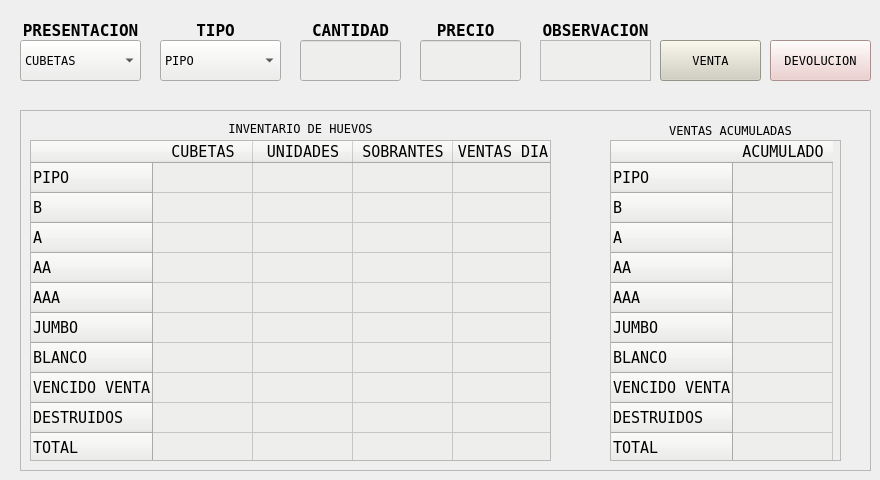
    <widget class="QWidget" name="ventas">
     <attribute name="title">
      <string>INVENTARIO/VENTAS</string>
     </attribute>
     <widget class="QPushButton" name="boton_venta">
      <property name="geometry">
       <rect>
        <x>660</x>
        <y>40</y>
        <width>101</width>
        <height>41</height>
       </rect>
      </property>
      <property name="font">
       <font>
        <family>Andale Mono</family>
       </font>
      </property>
      <property name="styleSheet">
       <string notr="true">background-color: rgb(209, 207, 192);</string>
      </property>
      <property name="text">
       <string>VENTA</string>
      </property>
     </widget>
     <widget class="QPushButton" name="boton_devolucion">
      <property name="geometry">
       <rect>
        <x>770</x>
        <y>40</y>
        <width>101</width>
        <height>41</height>
       </rect>
      </property>
      <property name="font">
       <font>
        <family>Andale Mono</family>
       </font>
      </property>
      <property name="styleSheet">
       <string notr="true">background-color: rgb(236, 201, 199);</string>
      </property>
      <property name="text">
       <string>DEVOLUCION</string>
      </property>
     </widget>
     <widget class="QLabel" name="label_9">
      <property name="geometry">
       <rect>
        <x>540</x>
        <y>10</y>
        <width>111</width>
        <height>41</height>
       </rect>
      </property>
      <property name="font">
       <font>
        <family>Andale Mono</family>
        <pointsize>12</pointsize>
        <weight>75</weight>
        <italic>false</italic>
        <bold>true</bold>
       </font>
      </property>
      <property name="text">
       <string>OBSERVACION</string>
      </property>
      <property name="alignment">
       <set>Qt::AlignCenter</set>
      </property>
     </widget>
     <widget class="QLabel" name="label_10">
      <property name="geometry">
       <rect>
        <x>20</x>
        <y>10</y>
        <width>121</width>
        <height>41</height>
       </rect>
      </property>
      <property name="font">
       <font>
        <family>Andale Mono</family>
        <pointsize>12</pointsize>
        <weight>75</weight>
        <bold>true</bold>
       </font>
      </property>
      <property name="text">
       <string>PRESENTACION</string>
      </property>
      <property name="alignment">
       <set>Qt::AlignCenter</set>
      </property>
     </widget>
     <widget class="QLabel" name="label_11">
      <property name="geometry">
       <rect>
        <x>160</x>
        <y>10</y>
        <width>111</width>
        <height>41</height>
       </rect>
      </property>
      <property name="font">
       <font>
        <family>Andale Mono</family>
        <pointsize>12</pointsize>
        <weight>75</weight>
        <bold>true</bold>
       </font>
      </property>
      <property name="text">
       <string>TIPO</string>
      </property>
      <property name="alignment">
       <set>Qt::AlignCenter</set>
      </property>
     </widget>
     <widget class="QComboBox" name="tipo_venta">
      <property name="geometry">
       <rect>
        <x>160</x>
        <y>40</y>
        <width>121</width>
        <height>41</height>
       </rect>
      </property>
      <property name="font">
       <font>
        <family>Andale Mono</family>
       </font>
      </property>
      <property name="styleSheet">
       <string notr="true">background-color: rgb(238, 238, 236);</string>
      </property>
      <item>
       <property name="text">
        <string>PIPO</string>
       </property>
      </item>
      <item>
       <property name="text">
        <string>B</string>
       </property>
      </item>
      <item>
       <property name="text">
        <string>A</string>
       </property>
      </item>
      <item>
       <property name="text">
        <string>AA</string>
       </property>
      </item>
      <item>
       <property name="text">
        <string>AAA</string>
       </property>
      </item>
      <item>
       <property name="text">
        <string>JUMBO</string>
       </property>
      </item>
      <item>
       <property name="text">
        <string>BLANCO</string>
       </property>
      </item>
      <item>
       <property name="text">
        <string>VENCIDO VENTA</string>
       </property>
      </item>
      <item>
       <property name="text">
        <string>DESTRUIDOS</string>
       </property>
      </item>
     </widget>
     <widget class="QLabel" name="label_12">
      <property name="geometry">
       <rect>
        <x>300</x>
        <y>10</y>
        <width>101</width>
        <height>41</height>
       </rect>
      </property>
      <property name="font">
       <font>
        <family>Andale Mono</family>
        <pointsize>12</pointsize>
        <weight>75</weight>
        <bold>true</bold>
       </font>
      </property>
      <property name="text">
       <string>CANTIDAD</string>
      </property>
      <property name="alignment">
       <set>Qt::AlignCenter</set>
      </property>
     </widget>
     <widget class="QComboBox" name="presentacion_venta">
      <property name="geometry">
       <rect>
        <x>20</x>
        <y>40</y>
        <width>121</width>
        <height>41</height>
       </rect>
      </property>
      <property name="font">
       <font>
        <family>Andale Mono</family>
       </font>
      </property>
      <property name="styleSheet">
       <string notr="true">background-color: rgb(238, 238, 236);</string>
      </property>
      <item>
       <property name="text">
        <string>CUBETAS</string>
       </property>
      </item>
      <item>
       <property name="text">
        <string>SOBRANTES</string>
       </property>
      </item>
     </widget>
     <widget class="QLabel" name="label_13">
      <property name="geometry">
       <rect>
        <x>420</x>
        <y>20</y>
        <width>101</width>
        <height>21</height>
       </rect>
      </property>
      <property name="font">
       <font>
        <family>Andale Mono</family>
        <pointsize>12</pointsize>
        <weight>75</weight>
        <bold>true</bold>
       </font>
      </property>
      <property name="text">
       <string>PRECIO </string>
      </property>
      <property name="alignment">
       <set>Qt::AlignCenter</set>
      </property>
     </widget>
     <widget class="QTextEdit" name="comentario_venta">
      <property name="geometry">
       <rect>
        <x>540</x>
        <y>40</y>
        <width>111</width>
        <height>41</height>
       </rect>
      </property>
      <property name="font">
       <font/>
      </property>
      <property name="styleSheet">
       <string notr="true">background-color: rgb(238, 238, 236);</string>
      </property>
      <property name="html">
       <string>&lt;!DOCTYPE HTML PUBLIC &quot;-//W3C//DTD HTML 4.0//EN&quot; &quot;http://www.w3.org/TR/REC-html40/strict.dtd&quot;&gt;
&lt;html&gt;&lt;head&gt;&lt;meta name=&quot;qrichtext&quot; content=&quot;1&quot; /&gt;&lt;style type=&quot;text/css&quot;&gt;
p, li { white-space: pre-wrap; }
&lt;/style&gt;&lt;/head&gt;&lt;body style=&quot; font-family:'Ubuntu'; font-size:11pt; font-weight:400; font-style:normal;&quot;&gt;
&lt;p style=&quot;-qt-paragraph-type:empty; margin-top:0px; margin-bottom:0px; margin-left:0px; margin-right:0px; -qt-block-indent:0; text-indent:0px;&quot;&gt;&lt;br /&gt;&lt;/p&gt;&lt;/body&gt;&lt;/html&gt;</string>
      </property>
     </widget>
     <widget class="QFrame" name="frame">
      <property name="geometry">
       <rect>
        <x>20</x>
        <y>110</y>
        <width>851</width>
        <height>361</height>
       </rect>
      </property>
      <property name="font">
       <font>
        <family>Andale Mono</family>
       </font>
      </property>
      <property name="frameShape">
       <enum>QFrame::StyledPanel</enum>
      </property>
      <property name="frameShadow">
       <enum>QFrame::Raised</enum>
      </property>
      <widget class="QTableWidget" name="tabla_inventario">
       <property name="geometry">
        <rect>
         <x>10</x>
         <y>30</y>
         <width>521</width>
         <height>321</height>
        </rect>
       </property>
       <property name="font">
        <font>
         <family>Andale Mono</family>
         <pointsize>11</pointsize>
         <weight>50</weight>
         <italic>false</italic>
         <bold>false</bold>
        </font>
       </property>
       <property name="styleSheet">
        <string notr="true">font: 11pt &quot;Andale Mono&quot;;
background-color: rgb(238, 238, 236);</string>
       </property>
       <property name="verticalScrollBarPolicy">
        <enum>Qt::ScrollBarAlwaysOff</enum>
       </property>
       <property name="horizontalScrollBarPolicy">
        <enum>Qt::ScrollBarAlwaysOff</enum>
       </property>
       <property name="autoScroll">
        <bool>false</bool>
       </property>
       <property name="showGrid">
        <bool>true</bool>
       </property>
       <attribute name="horizontalHeaderHighlightSections">
        <bool>true</bool>
       </attribute>
       <row>
        <property name="text">
         <string>PIPO</string>
        </property>
       </row>
       <row>
        <property name="text">
         <string>B</string>
        </property>
       </row>
       <row>
        <property name="text">
         <string>A</string>
        </property>
       </row>
       <row>
        <property name="text">
         <string>AA</string>
        </property>
       </row>
       <row>
        <property name="text">
         <string>AAA</string>
        </property>
       </row>
       <row>
        <property name="text">
         <string>JUMBO</string>
        </property>
       </row>
       <row>
        <property name="text">
         <string>BLANCO</string>
        </property>
       </row>
       <row>
        <property name="text">
         <string>VENCIDO VENTA</string>
        </property>
       </row>
       <row>
        <property name="text">
         <string>DESTRUIDOS</string>
        </property>
       </row>
       <row>
        <property name="text">
         <string>TOTAL</string>
        </property>
       </row>
       <column>
        <property name="text">
         <string>CUBETAS</string>
        </property>
       </column>
       <column>
        <property name="text">
         <string>UNIDADES</string>
        </property>
       </column>
       <column>
        <property name="text">
         <string>SOBRANTES</string>
        </property>
       </column>
       <column>
        <property name="text">
         <string>VENTAS DIA</string>
        </property>
       </column>
      </widget>
      <widget class="QLabel" name="titulo_inventario">
       <property name="geometry">
        <rect>
         <x>20</x>
         <y>10</y>
         <width>521</width>
         <height>16</height>
        </rect>
       </property>
       <property name="font">
        <font>
         <family>Andale Mono</family>
        </font>
       </property>
       <property name="text">
        <string>INVENTARIO DE HUEVOS</string>
       </property>
       <property name="alignment">
        <set>Qt::AlignCenter</set>
       </property>
      </widget>
      <widget class="QLabel" name="titulo_venta_acumulada">
       <property name="geometry">
        <rect>
         <x>600</x>
         <y>10</y>
         <width>221</width>
         <height>21</height>
        </rect>
       </property>
       <property name="font">
        <font>
         <family>Andale Mono</family>
        </font>
       </property>
       <property name="text">
        <string>VENTAS ACUMULADAS</string>
       </property>
       <property name="alignment">
        <set>Qt::AlignCenter</set>
       </property>
      </widget>
      <widget class="QTableWidget" name="tabla_acumulada">
       <property name="geometry">
        <rect>
         <x>590</x>
         <y>30</y>
         <width>231</width>
         <height>321</height>
        </rect>
       </property>
       <property name="font">
        <font>
         <family>Andale Mono</family>
         <pointsize>11</pointsize>
         <weight>50</weight>
         <italic>false</italic>
         <bold>false</bold>
        </font>
       </property>
       <property name="styleSheet">
        <string notr="true">font: 11pt &quot;Andale Mono&quot;;
background-color: rgb(238, 238, 236);</string>
       </property>
       <property name="verticalScrollBarPolicy">
        <enum>Qt::ScrollBarAlwaysOff</enum>
       </property>
       <property name="horizontalScrollBarPolicy">
        <enum>Qt::ScrollBarAlwaysOff</enum>
       </property>
       <property name="autoScroll">
        <bool>false</bool>
       </property>
       <row>
        <property name="text">
         <string>PIPO</string>
        </property>
       </row>
       <row>
        <property name="text">
         <string>B</string>
        </property>
       </row>
       <row>
        <property name="text">
         <string>A</string>
        </property>
       </row>
       <row>
        <property name="text">
         <string>AA</string>
        </property>
       </row>
       <row>
        <property name="text">
         <string>AAA</string>
        </property>
       </row>
       <row>
        <property name="text">
         <string>JUMBO</string>
        </property>
       </row>
       <row>
        <property name="text">
         <string>BLANCO</string>
        </property>
       </row>
       <row>
        <property name="text">
         <string>VENCIDO VENTA</string>
        </property>
       </row>
       <row>
        <property name="text">
         <string>DESTRUIDOS</string>
        </property>
       </row>
       <row>
        <property name="text">
         <string>TOTAL</string>
        </property>
       </row>
       <column>
        <property name="text">
         <string>ACUMULADO</string>
        </property>
       </column>
       <item row="0" column="0">
        <property name="font">
         <font>
          <family>Andale Mono</family>
         </font>
        </property>
       </item>
      </widget>
      <zorder>titulo_inventario</zorder>
      <zorder>titulo_venta_acumulada</zorder>
      <zorder>tabla_inventario</zorder>
      <zorder>tabla_acumulada</zorder>
     </widget>
     <widget class="QLineEdit" name="cantidad_venta">
      <property name="geometry">
       <rect>
        <x>300</x>
        <y>40</y>
        <width>101</width>
        <height>41</height>
       </rect>
      </property>
      <property name="styleSheet">
       <string notr="true">background-color: rgb(238, 238, 236);</string>
      </property>
     </widget>
     <widget class="QLineEdit" name="precio_venta">
      <property name="geometry">
       <rect>
        <x>420</x>
        <y>40</y>
        <width>101</width>
        <height>41</height>
       </rect>
      </property>
      <property name="styleSheet">
       <string notr="true">background-color: rgb(238, 238, 236);</string>
      </property>
     </widget>
     <zorder>boton_venta</zorder>
     <zorder>boton_devolucion</zorder>
     <zorder>label_9</zorder>
     <zorder>label_10</zorder>
     <zorder>label_11</zorder>
     <zorder>tipo_venta</zorder>
     <zorder>label_12</zorder>
     <zorder>presentacion_venta</zorder>
     <zorder>label_13</zorder>
     <zorder>frame</zorder>
     <zorder>comentario_venta</zorder>
     <zorder>cantidad_venta</zorder>
     <zorder>precio_venta</zorder>
    </widget>
